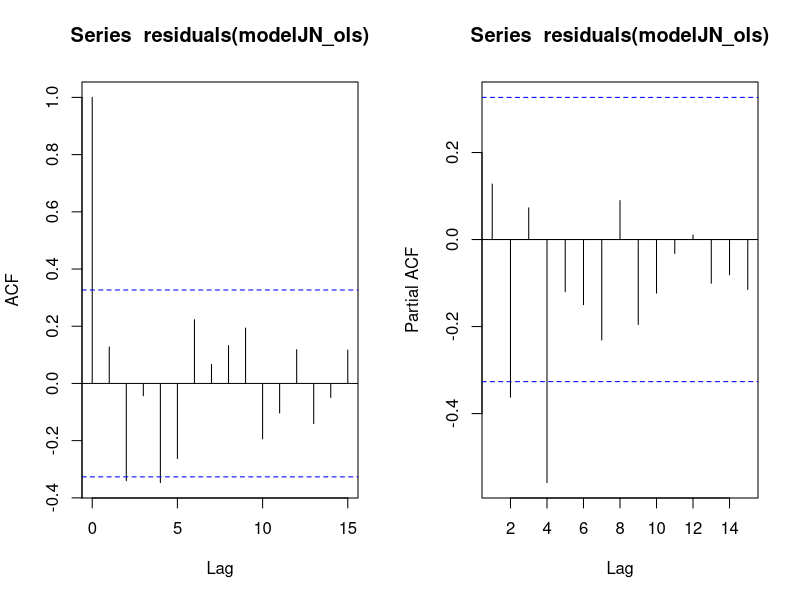
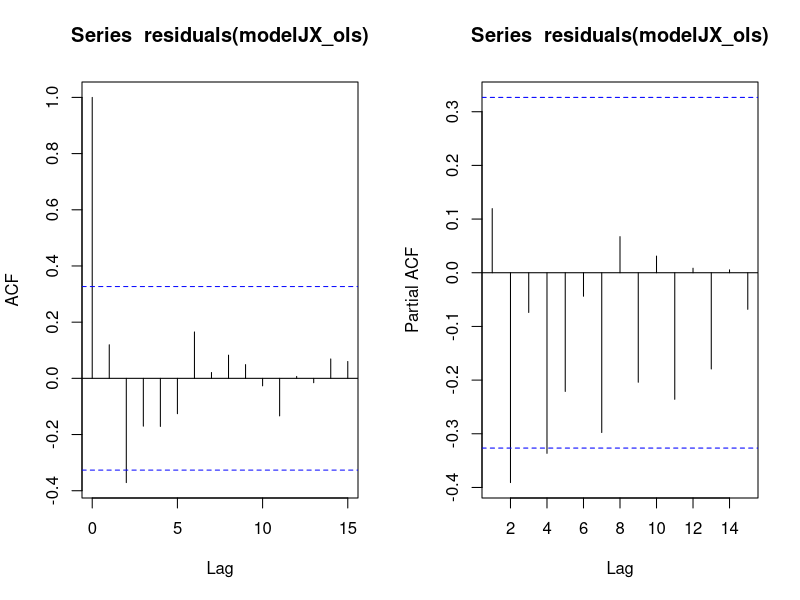
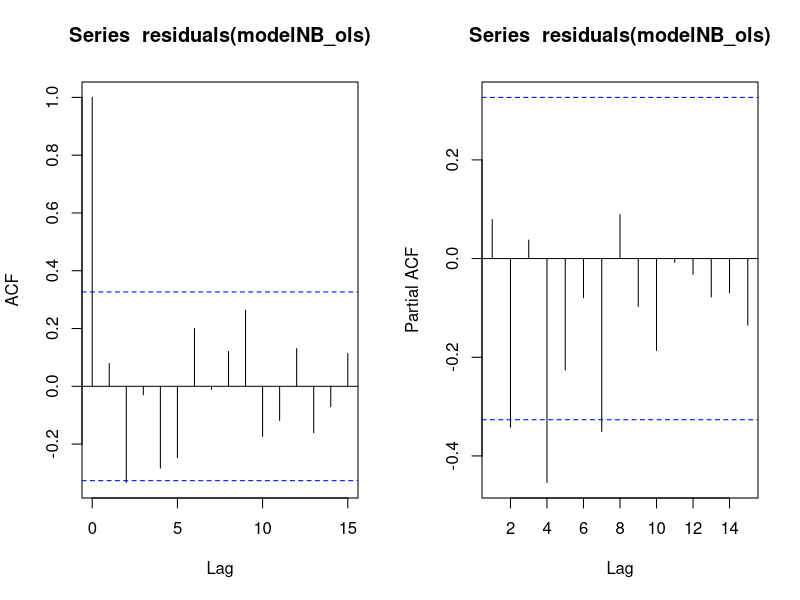
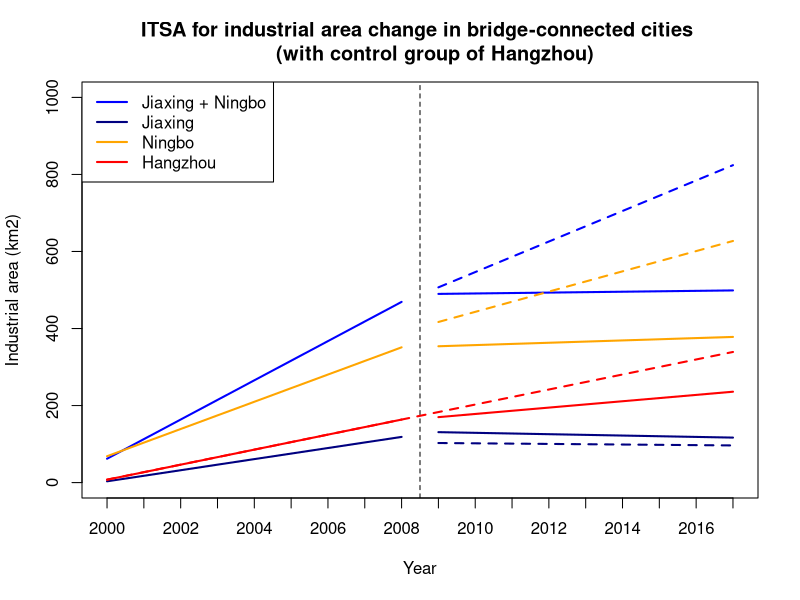

Source code (R) for these figures, in order:
#########################################################################
# Interrupted Time-series Analysis on Industrial land in bridge-connected cities
# Yuting Zou
# March 2020
#########################################################################

########################## Part1: Set the script environment and workspace ##############################
# Load library what is needed later
install.packages("car")
library(car)
library(nlme)

#Set the workspace for the data file
setwd('D:/college/Thesis/R code/data/InterruptedTime-seriesAnalysis/ITSA_LULC')

#################################### Part2: Load data from the file #####################################
# Load data from data file
dataJNHZ <- read.csv('INJNHZV3.csv',header = T)
dataJXHZ <- read.csv('INJXHZV3.csv',header = T)
dataNBHZ <- read.csv('INNBHZV3.csv',header = T)

############################################# Part3: Initial Plot #######################################
# Plot the time series for the Impervious Surface area in Jiaxing
# plot(dataJNHZ$time[1:18],dataJNHZ$AG[1:18],
#      ylab = "Agricultural land for Jiaxing and Ningbo",
#      ylim = c(2000,9000),
#      xlab = 'Year',
#      type = 'l',
#      col = 'blue',
#      xaxt = 'n',
#      main = 'Area change of Agricultural land in Jiaxing & Ningbo and Hangzhou 
#      from 2000-2017')

# # Add in control group Impervious surface area in Hangzhou
# points(dataJNHZ$time[19:36],dataJNHZ$AG[19:36],
#        type = 'l',
#        col = 'red')
# 
# # Add in legend
# legend("bottomright",legend = c('Jiaxing & Ningbo','Hangzhou'),
#        col = c('blue', 'red'), pch = 20)
# 
# # Add x-axies year labels
# axis(1, at = 1:18, labels = dataJNHZ$year[1:18])
# 
# # Add individual point for the figure
# points(dataJNHZ$time[1:18],dataJNHZ$AG[1:18],
#        col = 'blue',
#        pch = 20)
# 
# points(dataJNHZ$time[19:36], dataJNHZ$AG[19:36],
#        col = 'red',
#        pch = 20)
# 
# # Lable the time when the bridge is open to traffic
# abline(v = 9.5,lty = 2)
# 
# # Add in legend
# legend("bottomright",legend = c('Jiaxing & Ningbo','Hangzhou'),
#        col = c('blue', 'red'), pch = 20)

#################################### Part 4: Preliminary Analysis ######################################
#############################Jiaxing and Ningbo
# Standard OLS regression model
modelJN_ols <- lm(IN ~ time + NBJX + NBJXtime + level + trend + NBJXlevel + NBJXtrend, data = dataJNHZ)
# ACF plots
par(mfrow = c(1,2),ask = F)
acf(residuals(modelJN_ols))
acf(residuals(modelJN_ols),type = 'partial')

#############################Jiaxing
# Standard OLS regression model for Jiaxing 
modelJX_ols <- lm(IN ~ time + Jiaxing + Jiaxingtime + level + trend + Jiaxinglevel + Jiaxingtrend, data = dataJXHZ)
# ACF plots
par(mfrow = c(1,2),ask = F)
acf(residuals(modelJX_ols))
acf(residuals(modelJX_ols),type = 'partial')

#############################Ningbo
modelNB_ols <- lm(IN ~ time + Ningbo + Ningbotime + level + trend + Ningbolevel + Ningbotrend, data = dataNBHZ)
# ACF plots
par(mfrow = c(1,2),ask = F)
acf(residuals(modelNB_ols))
acf(residuals(modelNB_ols),type = 'partial')
######################################### Part 5: Modeling #############################################
#############################Jiaxing and Ningbo
JNmodel_p4 = gls(IN ~ time + NBJX + NBJXtime + level + trend + NBJXlevel + NBJXtrend,  
                 data = dataJNHZ, correlation=corARMA(p=4,form=~time|NBJX), method = 'ML')
summary(JNmodel_p4)
confint(JNmodel_p4)

#############################Jiaxing 
JXmodel_q1p1 = gls(IN ~ time + Jiaxing + Jiaxingtime + level + trend + Jiaxinglevel + Jiaxingtrend, 
                 data = dataJXHZ, correlation=corARMA(p=1,q=1,form=~time|Jiaxing), method = 'ML')
summary(JXmodel_q1p1)
confint(JXmodel_q1p1)
#############################Ningbo
# Fit the GLS regression model
NBmodel_p8 = gls(IN ~ time + Ningbo + Ningbotime + level + trend + Ningbolevel + Ningbotrend, 
                 data = dataNBHZ, correlation=corARMA(p=8,form=~time|Ningbo),method = 'ML')
summary(NBmodel_p8)
confint(NBmodel_p8)
####################################### Part 6: Diagnostic tests #########################################
# Likelihood-ratio tests to check whether the parameters of the AR process for the errors are necessary and sufficient
#model_p10q1 <- update(model_q1p1,correlation=corARMA(q=5,p=4,form=~time|NBJX))
#anova(model_q1p1,model_p10q1)
#AIC(model_q1p1)
#AIC(model_p10q1)
####################################### Part 7: Plot results ############################################
# First plot the raw data points for the Ningbo
par(mfrow=c(1,1))
plot(dataJNHZ$time[1:18],dataJNHZ$IN[1:18],
     ylim=c(0,1000),
     ylab="Industrial area (km2)",
     xlab="Year",
     pch=20,
     col="white",
     xaxt="n",
     main = "ITSA for industrial area change in bridge-connected cities 
     (with control group of Hangzhou)")

# Add x-axis year labels
axis(1, at=1:18, labels=dataJNHZ$year[1:18])
# Label the policy change
abline(v=9.5,lty=2)

# # Add in the points for control and other intervention groups
# points(dataJNHZ$time[19:36],dataJNHZ$IN[19:36],
#        col="pink",
#        pch=20)
# points(dataJXHZ$time[1:18],dataJXHZ$IN[1:18],
#        col="navy",
#        pch=20)
# points(dataNBHZ$time[1:18],dataNBHZ$IN[1:18],
#        col="orange",
#        pch=20)

# Plot the first line segment for the intervention groups
lines(dataJNHZ$time[1:9], fitted(JNmodel_p4)[1:9], col="blue",lwd=2)
lines(dataJXHZ$time[1:9], fitted(JXmodel_q1p1)[1:9], col="navy",lwd=2)
lines(dataNBHZ$time[1:9], fitted(NBmodel_p8)[1:9], col="orange",lwd=2)

# Add the second line segment for the intervention groupS
lines(dataJNHZ$time[10:18], fitted(JNmodel_p4)[10:18], col="blue",lwd=2)
lines(dataJXHZ$time[10:18], fitted(JXmodel_q1p1)[10:18], col="navy",lwd=2)
lines(dataNBHZ$time[10:18], fitted(NBmodel_p8)[10:18], col="orange",lwd=2)

# Add the counterfactual for the intervention groups
segments(10, JNmodel_p4$coef[1] + JNmodel_p4$coef[2]*10 + JNmodel_p4$coef[3]+JNmodel_p4$coef[4]*10 + 
           JNmodel_p4$coef[5] + JNmodel_p4$coef[6],
         18, JNmodel_p4$coef[1] + JNmodel_p4$coef[2]*18 + JNmodel_p4$coef[3]+JNmodel_p4$coef[4]*18 + 
           JNmodel_p4$coef[5] + JNmodel_p4$coef[6]*9,
         lty=2,col='blue',lwd=2)
segments(10, JXmodel_q1p1$coef[1] + JXmodel_q1p1$coef[2]*10 + JXmodel_q1p1$coef[3]+JXmodel_q1p1$coef[4]*10 + 
           JXmodel_q1p1$coef[5] + JXmodel_q1p1$coef[6],
         18, JXmodel_q1p1$coef[1] + JXmodel_q1p1$coef[2]*18 + JXmodel_q1p1$coef[3]+JXmodel_q1p1$coef[4]*18 + 
           JXmodel_q1p1$coef[5] + JXmodel_q1p1$coef[6]*9,
         lty=2,col='navy',lwd=2)
segments(10, NBmodel_p8$coef[1] + NBmodel_p8$coef[2]*10 + NBmodel_p8$coef[3]+NBmodel_p8$coef[4]*10 + 
           NBmodel_p8$coef[5] + NBmodel_p8$coef[6],
         18, NBmodel_p8$coef[1] + NBmodel_p8$coef[2]*18 + NBmodel_p8$coef[3]+NBmodel_p8$coef[4]*18 + 
           NBmodel_p8$coef[5] + NBmodel_p8$coef[6]*9,
         lty=2,col='orange',lwd=2)

# Plot the first line segment for the control group
lines(dataJNHZ$time[19:27], fitted(JNmodel_p4)[19:27], col="red",lwd=2)

# Add the second line segment for the control
lines(dataJNHZ$time[28:36], fitted(JNmodel_p4)[28:36], col="red",lwd=2)

# Add the counterfactual for the control group
segments(1, JNmodel_p4$coef[1]+JNmodel_p4$coef[2],
         18,JNmodel_p4$coef[1]+JNmodel_p4$coef[2]*18,
         lty=2,col='red',lwd=2)

# Add in a legend
legend("topleft", legend=c("Jiaxing + Ningbo","Jiaxing","Ningbo","Hangzhou"), col=c("blue","navy","orange","red"),lwd=2)
